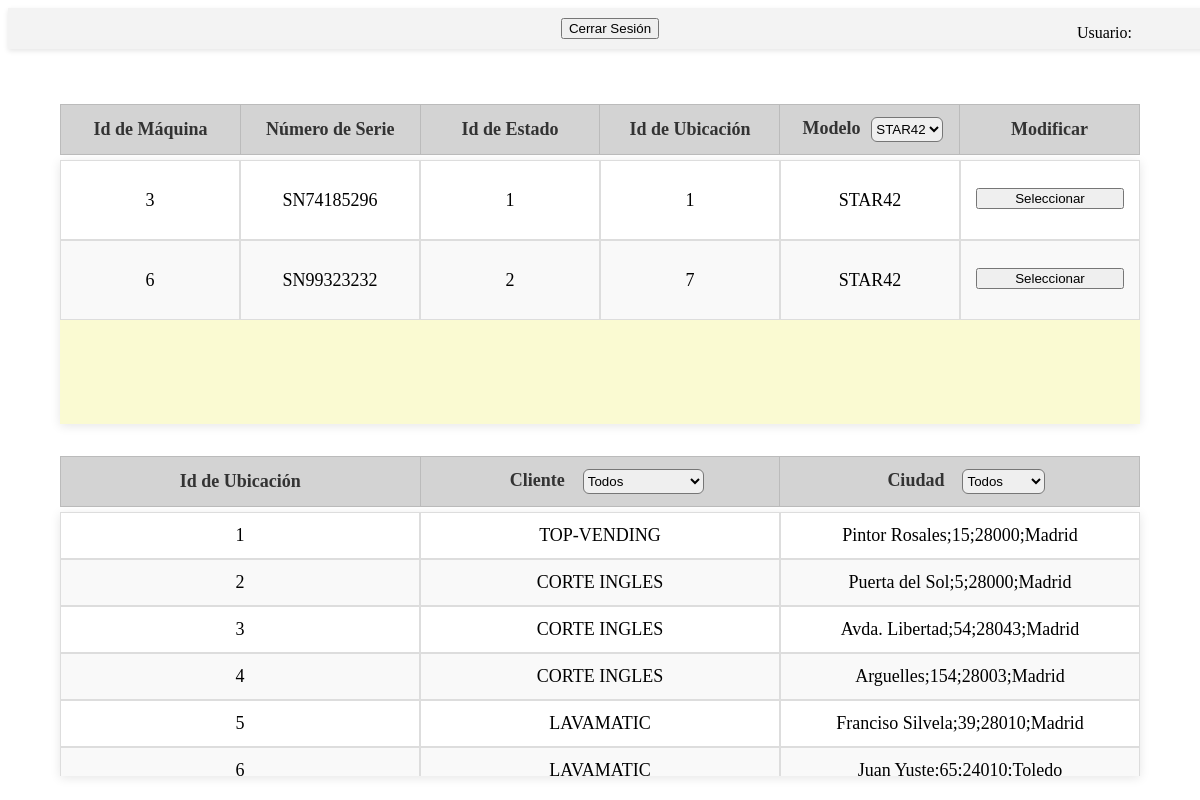
Page /m2/fabricacion.php?modelo=STAR42 on the committed database.
### tables this page shows
CREATE TABLE maquina(
		idmaquina	INT 			AUTO_INCREMENT PRIMARY KEY
	,	numserie	VARCHAR(32)		NOT NULL
    ,	idestado	INT 			NOT NULL		 
    ,	idubicacion	INT 			NOT NULL		 
													 
    ,	capacidad	INT				NOT NULL         
	,   stockmax    INT             NOT NULL		 
    ,	modelo		VARCHAR(32) 	NOT NULL		 
    ,	foto		VARCHAR(128)	NOT NULL		 
    ,	FOREIGN KEY (idestado) 	  REFERENCES estado(idestado)
    ,	FOREIGN KEY (idubicacion) REFERENCES ubicacion(idubicacion)
);

CREATE TABLE ubicacion(
		idubicacion	INT 		AUTO_INCREMENT PRIMARY KEY
	,	cliente		VARCHAR(64)	NOT NULL
	,	dir			VARCHAR(64) NOT NULL 	 
);

### clases/basededatos.php (called while the page is built, shortened)
<?php
class database{
    public static function CloseConn(): bool{
        return true;
    }
}
?>

### m2/fabricacion.php (the view, shortened to what this page needs)
<?php
require_once DOCROOT . "/clases/basededatos.php";
require_once DOCROOT . '/clases/funciones.php';
$dbh = conectar();
echo crearMenu($dbh);
$modelo = isset($_GET['modelo']) ? $_GET['modelo'] : '';
$ssql1 = "SELECT idmaquina, numserie, idestado, idubicacion, modelo FROM maquina";
if ($modelo) {
    $ssql1 .= " WHERE modelo = :modelo";
}
$ssql2 = "SELECT idubicacion, cliente, dir FROM ubicacion";
try {
    $stm = $dbh->prepare($ssql1);
    if ($modelo) {
        $stm->bindParam(':modelo', $modelo, PDO::PARAM_STR);
    }
    $stm->execute();
    $rows_maquinas = $stm->fetchAll(PDO::FETCH_ASSOC);
    $stm = $dbh->prepare($ssql2);
    $stm->execute();
    $rows_ubicaciones = $stm->fetchAll(PDO::FETCH_ASSOC);
} catch (PDOException $e) {
    echo '<script>console.log("Error al recoger los datos: ' . $e->getMessage() . '");</script>';
}
?>
<!DOCTYPE html>
<html lang="es">
<head>
    <link rel="stylesheet" href="/topvending/css/stylesheet_m2.css">
    <link rel="stylesheet" href="/topvending/css/hallentrada.css">
</head>
<body>
    <form method="GET" action="">
        <div class="titulos" id="tit1">
            <table class="tabla_encabezado">
                <thead>
                    <tr>
                        <th class='th_principal'>Id de Máquina</th>
                        <th class='th_principal'>Número de Serie</th>
                        <th class='th_principal'>Id de Estado</th>
                        <th class='th_principal'>Id de Ubicación</th>
                        <th class='th_principal'>
                            Modelo
                            <select class="filtros" name="modelo" onchange="this.form.submit()">
                                <?php
                                $modelos_query = "SELECT DISTINCT modelo FROM maquina";
                                $stm = $dbh->prepare($modelos_query);
                                $stm->execute();
                                $modelos = $stm->fetchAll(PDO::FETCH_COLUMN);
                                foreach ($modelos as $modelo_option) {
                                    $selected = ($modelo == $modelo_option) ? 'selected' : '';
                                    echo "<option value='" . htmlspecialchars($modelo_option) . "' $selected>" . htmlspecialchars($modelo_option) . "</option>";
                                }
                                ?>
                            </select>
                        </th>
                        <th class='th_principal'>Modificar</th>
                    </tr>
                </thead>
            </table>
        </div>
    </form>
        <div class="tablas" id="maquinas_fabri">
            <table class='tabla_principal'>
                <?php
                foreach ($rows_maquinas as $row) {
                    echo "<tr class='tr_contenido_principal'>";
                    echo "<td class='tabla_principal_td'>" . htmlspecialchars($row['idmaquina']) . "</td>";
                    echo "<td class='tabla_principal_td'>" . htmlspecialchars($row['numserie']) . "</td>";
                    echo "<td class='tabla_principal_td'>" . htmlspecialchars($row['idestado']) . "</td>";
                    echo "<td class='tabla_principal_td'>" . htmlspecialchars($row['idubicacion']) . "</td>";
                    echo "<td class='tabla_principal_td'>" . htmlspecialchars($row['modelo']) . "</td>";
                    echo "<td class='tabla_principal_td'>
                            <form method='POST'>
                                <input type='hidden' name='id_maquina' value='" . htmlspecialchars($row['idmaquina']) . "'>
                                <input type='hidden' name='numero_serie' value='" . htmlspecialchars($row['numserie']) . "'>
                                <input type='hidden' name='id_estado' value='" . htmlspecialchars($row['idestado']) . "'>
                                <input type='hidden' name='id_ubicacion' value='" . htmlspecialchars($row['idubicacion']) . "'>
                                <input type='hidden' name='modelo' value='" . htmlspecialchars($row['modelo']) . "'>
                                <button type='submit' name='seleccionar_fila'>Seleccionar</button>
                            </form>
                          </td>";
                    echo "</tr>";
                }
                ?>
            </table>
        </div>
        <form method="GET" action="">
        <div id="tit2">
            <table class="tabla_encabezado">
                <thead>
                    <tr>
                        <th class='th_principal'>Id de Ubicación</th>
                        <th class='th_principal'>
                            Cliente
                            <select class="filtros" name="cliente" onchange="this.form.submit()">
                                <option value="">Todos</option>
                            </select>
                        </th>
                        <th class='th_principal'>
                            Ciudad
                            <select class="filtros" name="ciudad" onchange="this.form.submit()">
                                <option value="">Todos</option>
                            </select>
                        </th>
                    </tr>
                </thead>
            </table>
        </div>
        <div class="tablas" id="ubis_fabri">
            <table class='tabla_principal'>
                <?php
                foreach ($rows_ubicaciones as $row) {
                    echo "<tr class='tr_contenido_principal'>";
                    echo "<td class='tabla_principal_td'>" . htmlspecialchars($row['idubicacion']) . "</td>";
                    echo "<td class='tabla_principal_td'>" . htmlspecialchars($row['cliente']) . "</td>";
                    echo "<td class='tabla_principal_td'>" . htmlspecialchars($row['dir']) . "</td>";
                    echo "</tr>";
                }
                ?>
            </table>
        </div>
    </form>
</body>
</html>

### css/stylesheet_m2.css (style rules this page uses)
.tablas { background-color: lightgoldenrodyellow; height: 33%; width: 90%; position: absolute; left: 50%; transform: translateX(-50%); overflow: auto; box-shadow: 0 2px 10px rgba(0, 0, 0, 0.1); scrollbar-width: none; }
.tabla_encabezado { width: 100%; border-collapse: collapse; table-layout: fixed; }
.tabla_principal { width: 100%; border-spacing: 0; background-color: white; overflow: hidden; table-layout: fixed; }
.tabla_principal_td { border: 1px solid #ddd; padding: 12px 15px; text-align: center; white-space: nowrap; font-size: large; }
#maquinas_fabri { top: 20%; }
#ubis_fabri { top: 64%; }
#tit1, #tit2 { position: absolute; height: 50px; width: 90%; left: 50%; transform: translateX(-50%); }
#tit1 { top: 13%; }
#tit2 { top: 57%; }
#tit2 th, #tit1 th, .th_principal { background-color: lightgray; height: 50px; padding: 10px; border: 1px solid #bbb; text-align: center; font-weight: bold; color: #333; font-size: large; }
.filtros { position: relative; left: 4%; height: 25px; border-radius: 6px; }
.tabla_principal_td button { display: flex; justify-content: center; align-items: center; margin-top: 15px; height: 100%; width: 100%; }
tr:nth-child(even) { background-color: #f9f9f9; }

### rows in the picture
maquina: idmaquina "3", numserie "SN74185296", idestado "1", idubicacion "1", modelo "STAR42"
maquina: idmaquina "6", numserie "SN99323232", idestado "2", idubicacion "7", modelo "STAR42"
ubicacion: idubicacion "1", cliente "TOP-VENDING", dir "Pintor Rosales;15;28000;Madrid"
ubicacion: idubicacion "2", cliente "CORTE INGLES", dir "Puerta del Sol;5;28000;Madrid"
ubicacion: idubicacion "3", cliente "CORTE INGLES", dir "Avda. Libertad;54;28043;Madrid"
ubicacion: idubicacion "4", cliente "CORTE INGLES", dir "Arguelles;154;28003;Madrid"
ubicacion: idubicacion "5", cliente "LAVAMATIC", dir "Franciso Silvela;39;28010;Madrid"
ubicacion: idubicacion "6", cliente "LAVAMATIC", dir "Juan Yuste;65;24010;Toledo"

### other values in the picture
form field modelo "STAR42"
